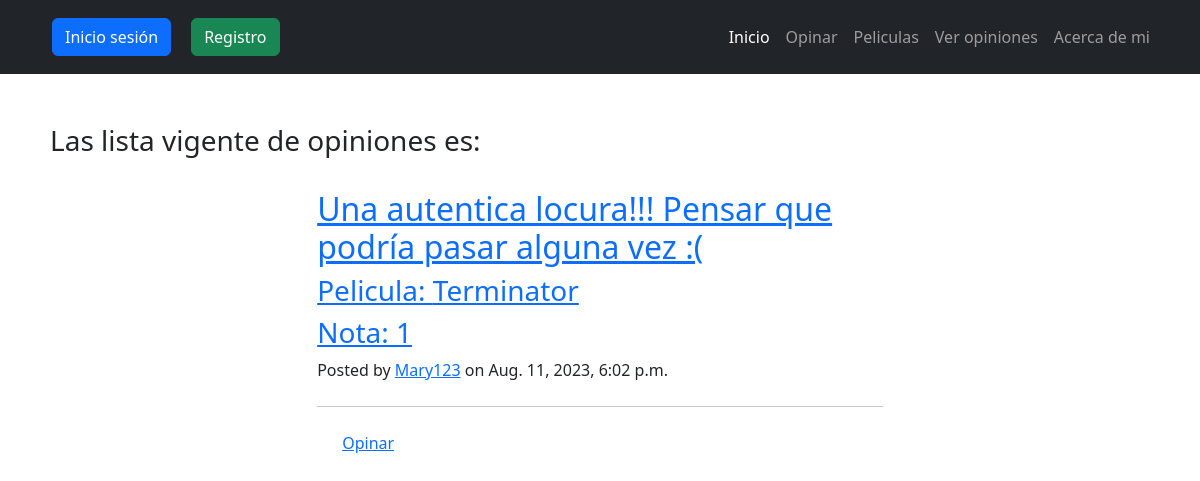
The page /pages/ListaOpiniones/ on the database as committed earlier.
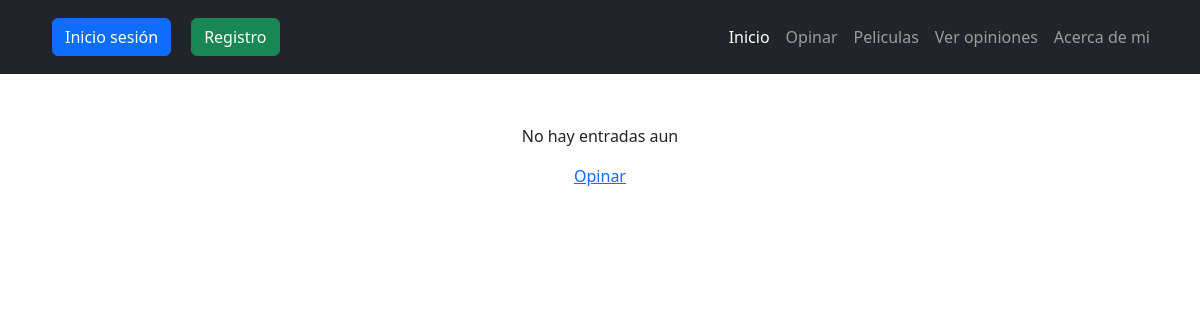
The same page on the database as committed later.
### Opiniones/models.py (models this page shows, shortened)
class opinion(models.Model):
    pelicula=models.CharField(max_length=32)
    nota=models.IntegerField()
    mini_opinion=models.CharField(max_length=64)
    detalle=models.CharField(max_length=1024)
    creador=models.ForeignKey(User, on_delete=models.CASCADE, related_name="CursosCreados")
    fecha=models.DateTimeField(auto_now=True)

### Opiniones/views.py (the view)
# urls.py: path("ListaOpiniones/", ver_opiniones, name="ListaOpiniones"),
def ver_opiniones(request):
    contexto = {
        "Opiniones": opinion.objects.all(),
    }
    http_response = render(
        request=request,
        template_name='Opiniones/ListaOpiniones.html',
        context=contexto,
    )
    return http_response

### Opiniones/templates/Opiniones/ListaOpiniones.html (shortened to what this page needs)
{% extends "base.html" %}
{% block contenido %}
    <div style="margin:50px">
        {%if Opiniones|length < 1%}
        <p style="text-align: center">No hay entradas aun<p>
        <div style="text-align: center">
            <a  href="{% url 'CrearOpinion' %}"> Opinar </a>
        </div>
        {%else%}
        <h3>Las lista vigente de opiniones es: </h3>
        <br>
        <div class="container px-4 px-lg-5">
            <div class="row gx-4 gx-lg-5 justify-content-center">
                <div class="col-md-10 col-lg-8 col-xl-7">
                    {% for opinion in Opiniones %}
                    <div class="post-preview">
                        <a href="{% url 'DetalleOpinion' opinion.id %}">
                            <h2 class="post-title">{{opinion.mini_opinion}}</h2>
                            <h3 class="post-subtitle">Pelicula: {{opinion.pelicula}}</h3>
                            <h3 class="post-subtitle">Nota: {{opinion.nota}}</h3>
                        </a>
                        <p class="post-meta">
                            Posted by
                            <a href="#!">{{opinion.creador}}</a>
                            on {{opinion.fecha}}
                        </p>
                    </div>
                    <hr class="my-4" />
                    {% endfor %}
                    <a style="margin-left: 25px" href="{% url 'CrearOpinion' %}"> Opinar </a>
                    {%endif%}
    </div>
{% endblock contenido %}

Rows that differ between the two databases and show on the page:
removed opinion: mini_opinion "Una autentica locura!!! Pensar que podría pasar alguna vez :(", pelicula "Terminator", nota "1", creador "Mary123", fecha "Aug. 11, 2023, 6:02 p.m."
Other text that changed with them:
text no longer shown: "Las lista vigente de opiniones es:"
text now shown: "No hay entradas aun"
